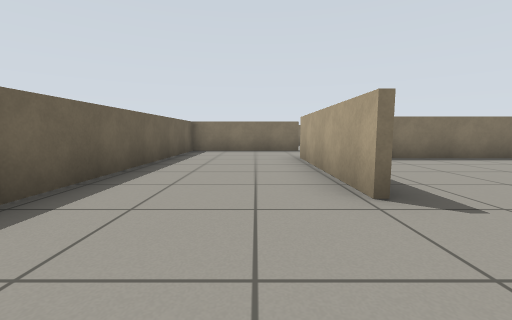
[1] (above)

12 first-person views from a walk through a world built for the Gazebo simulator. The camera is 0.61 m above the floor, tilts 6° down and sees 90° across. The floor is counted in squares, 1 m on a side. Each view is taken from the middle of a square. On the plan, view 1 faces up. The plan holds only what a view shows up to about 9 squares ahead; the rest is blank. The place goes on beyond the plan.

[2]
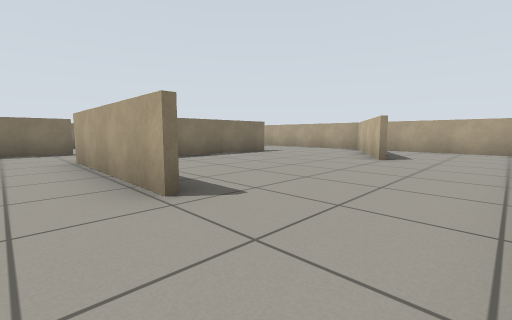

[3]
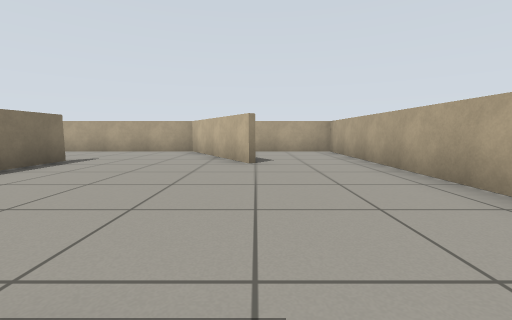

[4]
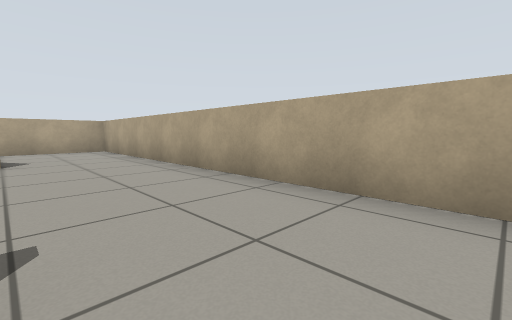

[5]
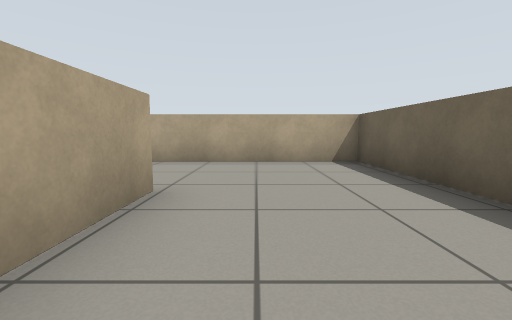

[6]
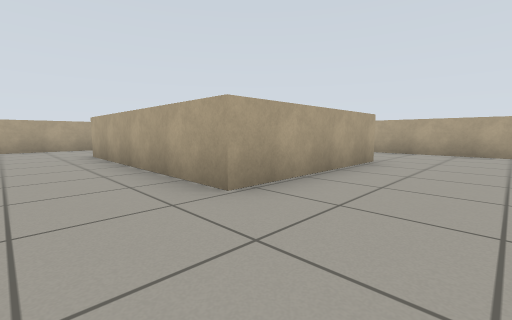

[7]
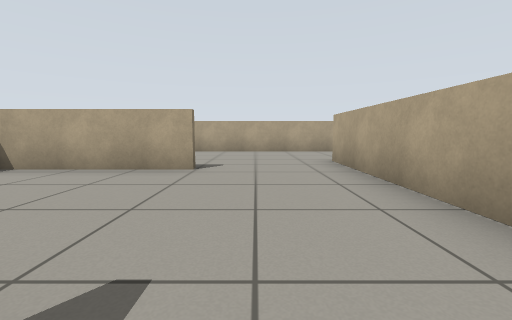

[8]
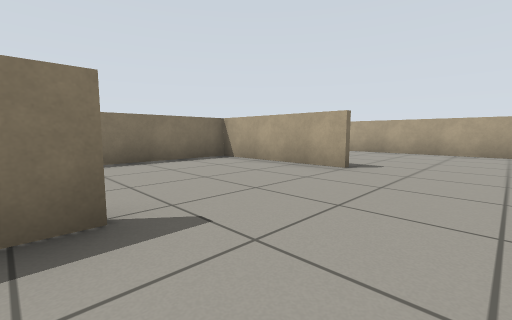

[9]
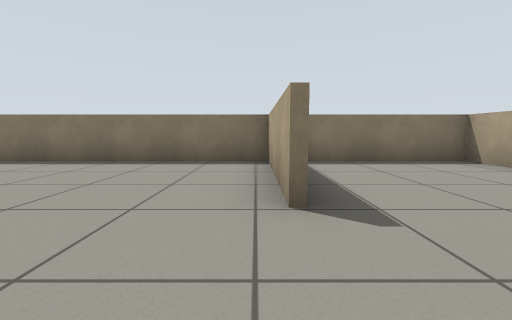

[10]
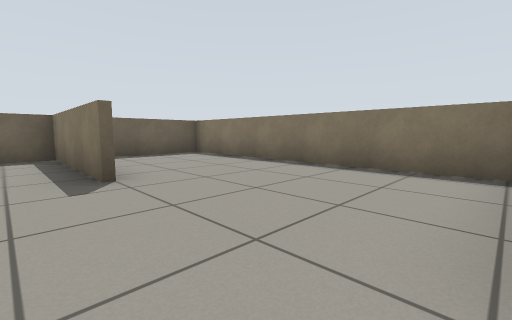

[11]
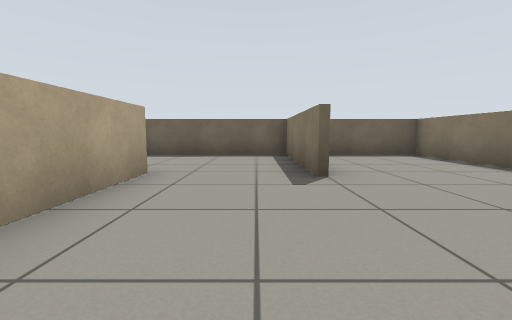

[12]
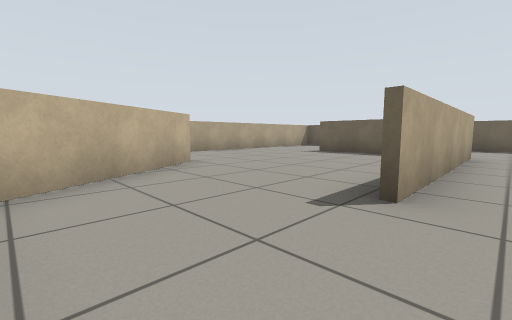

### Floor plan
Ten units are one square. View 1 is at (0, 0); x grows to the right and y downward. Boxes are objects, and circles mark ways between rooms. Rooms are numbered by the first view taken in them; rooms with no view inside come last. Other rooms are left out.
<svg viewBox="-27 -130 127 140">
<path fill="none" stroke="#000" d="M11 -22 11 -63M12 -44 12 -22M61 -21 95 -41 95 -56M66 -62 32 -62M15 -89 -22 -89M-22 -90 -22 5 95 5 95 -31M53 -90 53 -125M11 -63 66 -63M95 -56 95 -125 -22 -125 -22 -90"/>
<circle cx="10" cy="-75" r="3" fill="#2a7"/>
<circle cx="80" cy="-50" r="3" fill="#2a7"/>
<text x="30" y="-30">1</text>
<text x="50" y="-90">2</text>
</svg>
Room 1 opens to room 2.

Where each view was taken, in squares from view 1:
view 1: 0 up, 0 right, facing up
view 2: 0 up, 0 right, facing up-right
view 3: 2 up, 1 right, facing right
view 4: 2 up, 0 right, facing down-right
view 5: 5 up, 0 right, facing down
view 6: 8 up, 1 left, facing down-right
view 7: 8 up, 1 right, facing right
view 8: 7 up, 1 right, facing up-right
view 9: 7 up, 5 right, facing up
view 10: 8 up, 5 right, facing up-left
view 11: 8 up, 5 right, facing left
view 12: 7 up, 9 right, facing down-left
